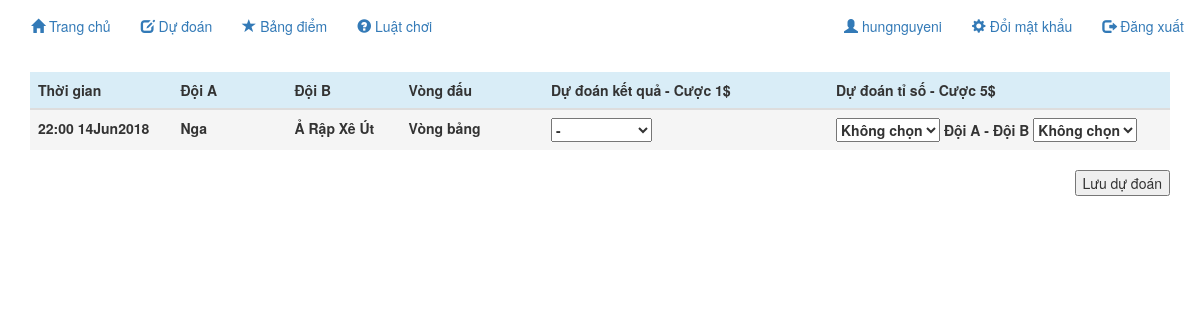
Screenshot of /3/vote/ (signed in) with the database file from the repository.
### football/models.py (models this page shows)
class Data(models.Model):
    AWIN = 'AWIN'
    BALANCE = 'BALANCE'
    BWIN = 'BWIN'
    NEW = '-'
    RESULT_CHOICES = (
        (AWIN, 'Đội A thắng'),
        (BALANCE, 'Hai đội hòa'),
        (BWIN, 'Đội B thắng'),
        (NEW, '-')
    )
    none = -1
    zero = 0
    one = 1
    two = 2
    three = 3
    four = 4
    five = 5
    six = 6
    seven = 7
    eight = 8
    nine = 9
    ten = 10
    eleven = 11
    twelfth = 12
    thirteen = 13
    fourteen = 14
    fifteen = 15
    sixteen = 16
    seventeen = 17
    eighteen = 18
    nineteen = 19
    twenty = 20
    Score_choises = (
        (none, 'Không chọn'),
        (zero, '0'),
        (one, '1'),
        (two, '2'),
        (three, '3'),
        (four, '4'),
        (five, '5'),
        (six, '6'),
        (seven, '7'),
        (eight, '8'),
        (nine, '9'),
        (ten, '10'),
        (eleven, '11'),
        (twelfth, '12'),
        (thirteen, '13'),
        (fourteen, '14'),
        (fifteen, '15'),
        (sixteen, '16'),
        (seventeen, '17'),
        (eighteen, '18'),
        (nineteen, '19'),
        (twenty, '20')
    )
    user_data = models.ForeignKey(User, on_delete=models.CASCADE)
    schedule = models.ForeignKey(Schedule, on_delete=models.CASCADE)
    predict_winner = models.CharField(max_length=200, choices=RESULT_CHOICES, default=NEW)
    winner_result = models.BooleanField(default=False)
    predict_score_a = models.IntegerField(choices=Score_choises, default=none)
    predict_score_b = models.IntegerField(choices=Score_choises, default=none)
    score_result = models.BooleanField(default=False)
    reward = models.IntegerField(default=0)

class Schedule(models.Model):
    level1="1-32"
    level2="1-16"
    level3="Quarterfinal"
    level4="Semifinal"
    level5="Third place"
    level6="Final"
    level_choises = (
        (level1, 'Vòng bảng'),
        (level2, 'Vòng 1-16'),
        (level3, 'Tứ kết'),
        (level4, 'Bán kết'),
        (level5, 'Giải ba'),
        (level6, 'Chung kết')
    )
    none = -1
    zero = 0
    one = 1
    two = 2
    three = 3
    four = 4
    five = 5
    six = 6
    seven = 7
    eight = 8
    nine = 9
    ten = 10
    eleven = 11
    twelfth = 12
    thirteen = 13
    fourteen = 14
    fifteen = 15
    sixteen = 16
    seventeen = 17
    eighteen = 18
    nineteen = 19
    twenty = 20
    Score_choises = (
        (none, 'Chưa thi đấu'),
        (zero, '0'),
        (one, '1'),
        (two, '2'),
        (three, '3'),
        (four, '4'),
        (five, '5'),
        (six, '6'),
        (seven, '7'),
        (eight, '8'),
        (nine, '9'),
        (ten, '10'),
        (eleven, '11'),
        (twelfth, '12'),
        (thirteen, '13'),
        (fourteen, '14'),
        (fifteen, '15'),
        (sixteen, '16'),
        (seventeen, '17'),
        (eighteen, '18'),
        (nineteen, '19'),
        (twenty, '20')
    )
    match_date = models.DateTimeField(default=datetime.now())
    team_a = models.CharField(max_length=200)
    team_b = models.CharField(max_length=200)
    level = models.CharField(max_length=200, choices=level_choises, default=level1)
    score_a = models.IntegerField(choices=Score_choises, default=none)
    score_b = models.IntegerField(choices=Score_choises, default=none)
    result_point = models.IntegerField(default=1)
    score_point = models.IntegerField(default=5)

### football/views.py (the view)
# urls.py: url(r'^(?P<data_id>[0-9]+)/vote/$', views.VoteView.as_view(), name='vote'),
class VoteView(UpdateView):
    form_class = DataForm
    model = Data
    template_name = 'football/vote.html'
    success_url = '/predict/'
    def get_object(self, queryset=None):
        obj = Data.objects.get(id=self.kwargs['data_id'],schedule__match_date__gt=datetime.now())
        return obj

### football/models.py
class DataForm(ModelForm):
    class Meta:
        model = Data
        fields = [ 'user_data', 'schedule', 'predict_winner', 'predict_score_a', 'predict_score_b']
        widgets = {
            'user_data': HiddenInput(),
            'schedule': HiddenInput(),
        }

### templates/football/vote.html (shortened to what this page needs)
<!DOCTYPE html>
<html lang="vi">
{% if user.is_authenticated %}
<head>
  <link rel="stylesheet" href="https://maxcdn.bootstrapcdn.com/bootstrap/3.3.7/css/bootstrap.min.css">
<body>
<nav class="navbar navbar-expand-sm bg-light navbar-light">
  <div class="container-fluid">
     <ul class="nav navbar-nav">
        <li><a href="{% url 'football:home' %}"><span class="glyphicon glyphicon-home"></span> Trang chủ</a></li>
        <li><a href="{% url 'football:predict' %}"><span class="glyphicon glyphicon-edit"></span> Dự đoán</a></li>
        <li><a href="{% url 'football:result' %}"><span class="glyphicon glyphicon-star"></span> Bảng điểm</a></li>
        <li><a href="{% url 'football:rule' %}"><span class="glyphicon glyphicon-question-sign"></span> Luật chơi</a></li>
     </ul>
     <ul class="nav navbar-nav navbar-right">
        <li><a href="{% url 'football:user' %}"><span class="glyphicon glyphicon-user"></span>  {{ user.username }}</a></li>
        <li><a href="{% url 'password_change' %}"><span class="glyphicon glyphicon-cog"></span>  Đổi mật khẩu</a></li>
        <li><a href="{% url 'logout' %}"><span class="glyphicon glyphicon-log-out"></span>  Đăng xuất</a></li>
     </ul>
  </div>
</nav>
<div class="container">
 <form action="" method="post" id="vote-form">{% csrf_token %}
    <table class="table table-hover">
    <thead>
        <tr class="info">
            <th width="12.5%">Thời gian</th>
            <th width="10%">Đội A</th>
            <th width="10%">Đội B</th>
            <th width="12.5%">Vòng đấu</th>
            <th width="25%">Dự đoán kết quả - Cược {{ data.schedule.result_point}}$</th>
            <th width="30%">Dự đoán tỉ số - Cược {{ data.schedule.score_point}}$</th>
        </tr>
    </thead>
    <tbody>
        <tr class="active">
            <th>{{ data.schedule.match_date|date:"H:i dMY"}}</th>
            <th>{{ data.schedule.team_a}}</th>
            <th>{{ data.schedule.team_b}}</th>
            {% if data.schedule.level == "1-32" %}
                <th>Vòng bảng</th>
            {% endif %}
            <th>{{ form.predict_winner}}</th>
            <th>{{form.predict_score_a}} Đội A - Đội B {{form.predict_score_b}}</th>
        </tr>
    </tbody>
    </table>
    <div class="submit-row" align="right">
        <input type="submit" value="Lưu dự đoán">
    </div>
</form>
</div>
</body>
{% endif %}
</html>

### rows the page displays
Data: schedule.result_point "1", schedule.score_point "5", schedule.match_date "22:00 14Jun2018", schedule.team_a "Nga", schedule.team_b "Ả Rập Xê Út", predict_winner "-", predict_score_a "Không chọn", predict_score_b "Không chọn"

### other values shown
{{ user.username }} "hungnguyeni"
